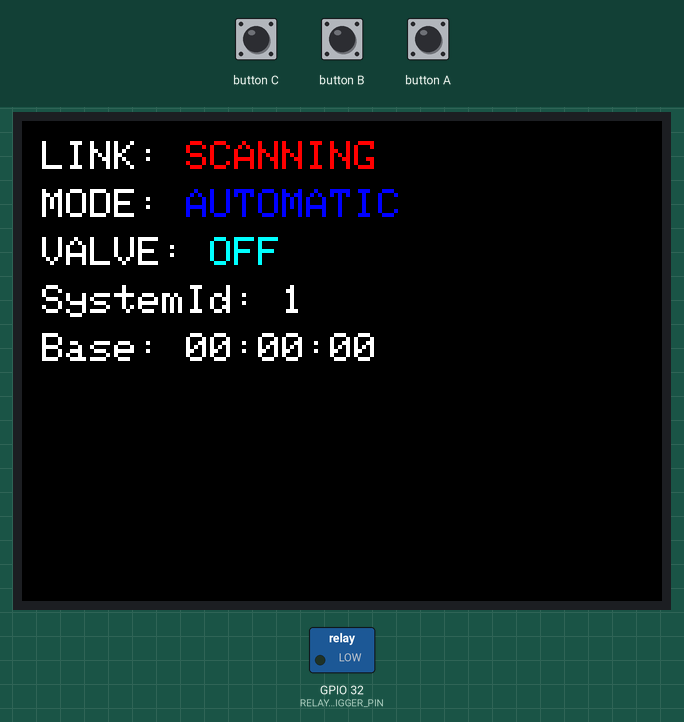
This sketch was run on a simulated ESP32. Parts: 320×240 colour display, switched loads named in the sketch (green lamp = pin HIGH). The inputs (shaded band) are chosen by the test bench. EEPROM starts erased; what the sketch prints to the serial monitor is not drawn.

Above: at 1.6 s.
1.7 s: button A pressed for 0.15 s
At 2.5 s:
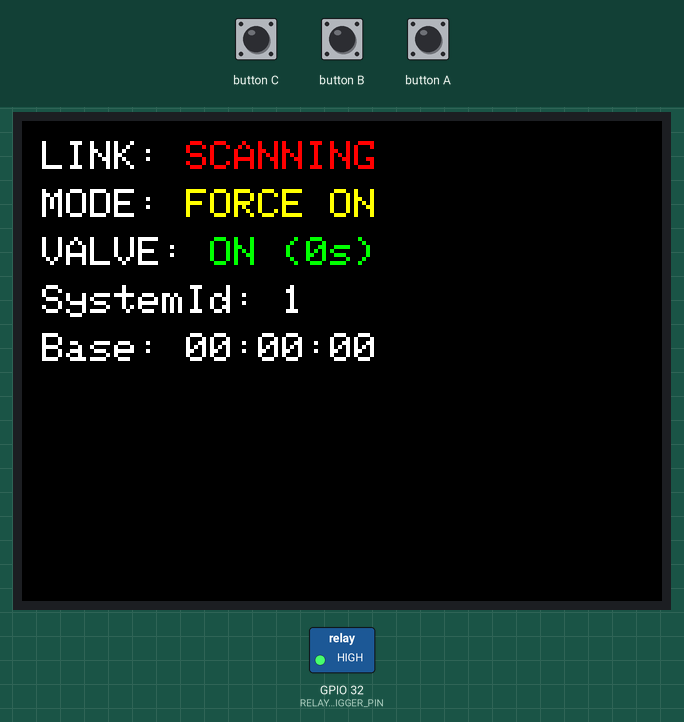
4.8 s: button A pressed for 1 s
At 5.4 s:
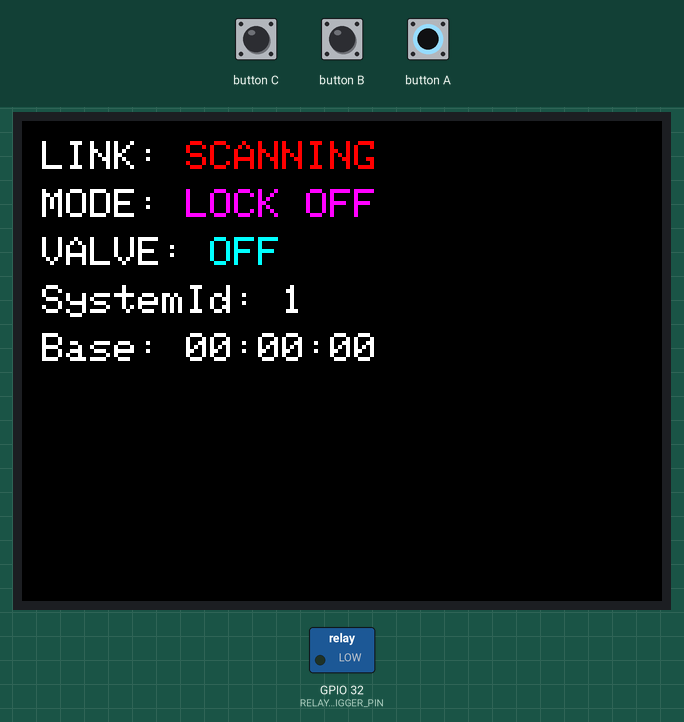
7.3 s: button B pressed for 0.15 s
8.9 s: button B pressed for 1 s
11.4 s: button A pulsed LOW 2 times (0.12 s each, 0.3 s apart)
At 13.4 s:
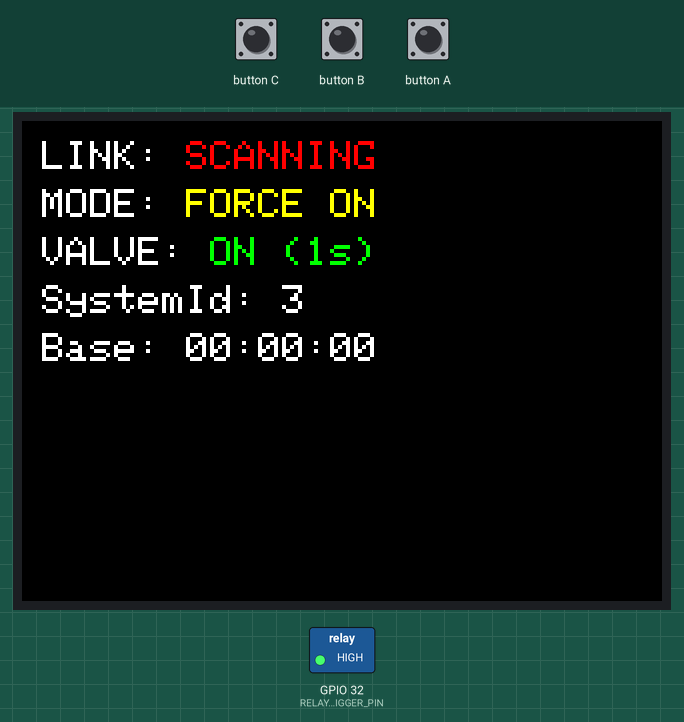
15.0 s: button A pressed for 3.2 s
At 15.6 s:
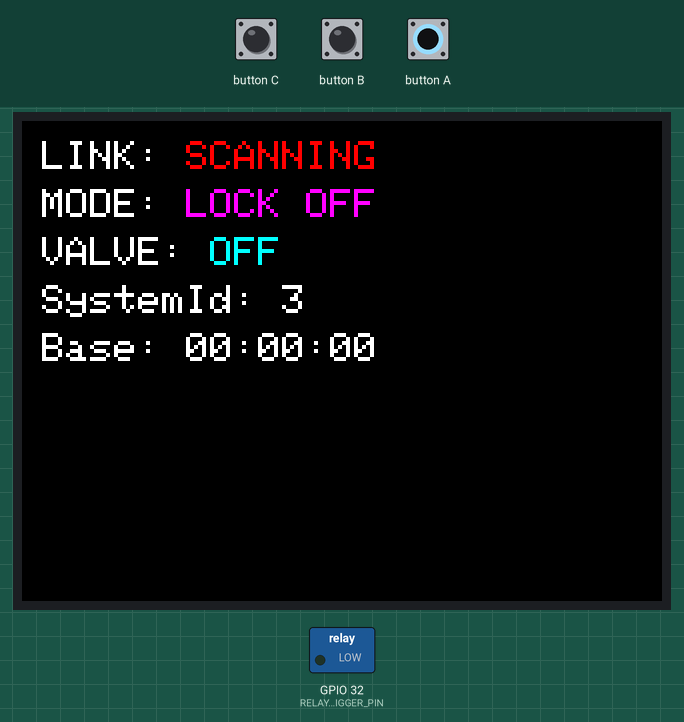
Timing chart, 0 to 18.0 s (numbered marks = the images above; inputs shaded):
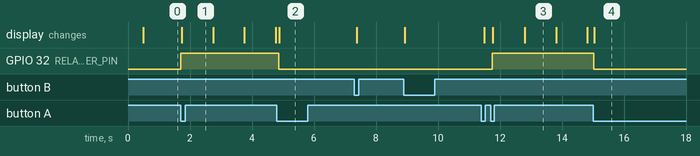

Measured:
- after the input at 1.7 s, GPIO 32 (RELAY_TRIGGER_PIN): LOW → HIGH at once; the display: changes at once (image 1)
- after the input at 4.8 s, GPIO 32 (RELAY_TRIGGER_PIN): HIGH → LOW after 0.06 s; the display: changes after 0.08 s (image 2)
- after the input at 11.4 s, GPIO 32 (RELAY_TRIGGER_PIN): LOW → HIGH after 0.36 s; the display: first changes after 0.09 s (image 3 shows a later state)
- after the input at 15.0 s, GPIO 32 (RELAY_TRIGGER_PIN): HIGH → LOW at once

The sketch:

m5Stack.ino
```cpp
#include <M5Unified.h>
#include <WiFi.h>
#include <esp_now.h>
#include <esp_wifi.h>
#include <Preferences.h>

const int RELAY_TRIGGER_PIN = 32;

// --- System State Profiles ---
bool isRelayOn = false;
bool isMasterConnected = false;
uint32_t lastHeartbeatReceived = 0;

// --- TWO DISTINCT SAFETIES ---
const uint32_t VISUAL_DISCONNECT_ALERT_MS = 5000;   // Alert on screen after 5 seconds of silence
const uint32_t VALVE_SHUTDOWN_TIMEOUT_MS = 60000;   // Force valve closed after 1 minute of silence

// Channel Hopping Sweep Tracking Parameters
uint8_t currentTestChannel = 1;
uint32_t lastChannelHopTime = 0;
const uint32_t HOP_WINDOW_MS = 200;

// Runtime Tracking Counters
uint32_t valveOpenStartTime = 0;
uint32_t totalElapsedTimeSeconds = 0;

// Override State Registers: 0=AUTO, 1=FORCED_ON, 2=FORCED_OFF
uint8_t stickLocalOverrideMode = 0;
uint8_t incomingMasterCommandState = 0;
uint8_t controllerMacAddress[6] = {0};

uint8_t mySystemId = 1;

struct __attribute__((packed)) PoolControlPacket {
    uint8_t system_id; // 1-8 - for distingushing multiple pairs
    uint8_t reserved_1;
    uint16_t reserved_2;
    uint8_t reserved_3;
    uint8_t master_command_state; // Master: 0=OFF, 1=FILL, 2=WELL_REST
    uint8_t stick_override_state; // Stick Feedback: 0=AUTO, 1=FORCED_ON, 2=FORCED_OFF
    uint8_t active_channel;
    uint32_t heartbeat_tick;
};

// --- INTERCEPT PACKETS DROPPING FROM M5TOUGH (v3.x Core Signature) ---
void onDataReceive(const esp_now_recv_info_t* recvInfo, const uint8_t* data, int len) {
    if (len < (int)sizeof(PoolControlPacket)) return;
    PoolControlPacket* packet = (PoolControlPacket*)data;

    if (packet->system_id != mySystemId) return;

    uint8_t master_true_channel = packet->active_channel;

    // FIXED: If we catch a bleed frame while scanning an incorrect channel,
    // re-tune the radio core instantly, but DO NOT exit. Let the code fall through
    // to lock the connection flags and commit Channel 1 to your flash memory immediately!
    if (!isMasterConnected && (currentTestChannel != master_true_channel)) {
        Serial.printf("[NET SCAN] Bleed caught on Ch %d. Snapping to true Channel %d...\n", currentTestChannel, master_true_channel);
        currentTestChannel = master_true_channel;
        esp_wifi_set_channel(currentTestChannel, WIFI_SECOND_CHAN_NONE);
    }

    // Core state connection locking routines
    if (!isMasterConnected) {
        isMasterConnected = true;

        Preferences prefs;
        prefs.begin("stick_cfg", false);
        prefs.putInt("saved_chan", currentTestChannel);
        prefs.end();

        Serial.printf("[NET LOCK] Authentic connection locked to Channel %d. Configuration saved.\n", currentTestChannel);
    }

    const uint8_t* tough_mac = recvInfo->src_addr;
    memcpy(controllerMacAddress, tough_mac, 6);

    // Always feed your safety watchdogs on every valid frame arrival
    lastHeartbeatReceived = millis();
    incomingMasterCommandState = packet->master_command_state;

    // Send bidirectional confirmation payload reply back to your M5Tough
    PoolControlPacket confirmation_reply;
    confirmation_reply.system_id = mySystemId;
    confirmation_reply.master_command_state = incomingMasterCommandState;
    confirmation_reply.stick_override_state = stickLocalOverrideMode;
    confirmation_reply.active_channel = currentTestChannel;
    confirmation_reply.heartbeat_tick = packet->heartbeat_tick;

    esp_now_send(recvInfo->src_addr, (uint8_t*)&confirmation_reply, sizeof(confirmation_reply));
}

void setup() {
    auto cfg = M5.config();
    M5.begin(cfg);
    M5.Power.setExtOutput(true);

    M5.Lcd.setRotation(1);
    M5.Lcd.setTextSize(2);
    M5.Lcd.fillScreen(TFT_BLACK);

    Serial.begin(115200);
    delay(200);
    Serial.println(F("\n=== M5STICK RECEIVER WITH FIXED CHANNEL MEMORY ==="));

    pinMode(RELAY_TRIGGER_PIN, OUTPUT);
    digitalWrite(RELAY_TRIGGER_PIN, LOW);

    // 1. Initialize the base station radio framework layout
    WiFi.mode(WIFI_STA);
    delay(20);

    // 2. Read your last successful locked channel parameter out of flash memory
    Preferences prefs;
    prefs.begin("stick_cfg", true);
    currentTestChannel = prefs.getInt("saved_chan", 1);
    mySystemId = prefs.getInt("system_id", 1);
    prefs.end();

    Serial.printf("[BOOT] Loaded last valid channel out of flash memory: Channel %d\n", currentTestChannel);

    // 3. Initialize the ESP-NOW core listening stack FIRST
    if (esp_now_init() == ESP_OK) {
        Serial.println(F("[NET] ESP-NOW core ready. Locking communication callback handles..."));
        esp_now_register_recv_cb(onDataReceive);
        lastChannelHopTime = millis();

        // 4. FIXED: Lock your physical transceiver channel AFTER the core engine boots up!
        // This stops esp_now_init() from wiping your flash memory setting.
        esp_wifi_set_channel(currentTestChannel, WIFI_SECOND_CHAN_NONE);
        Serial.printf("[NET] Physical transceiver core locked cleanly onto Channel %d\n", currentTestChannel);
    } else {
        Serial.println(F("[CRITICAL ERROR] Failed to initialize ESP-NOW layer!"));
    }
}

void loop() {
    M5.update();
    uint32_t nowTime = millis();

    if (M5.BtnB.wasPressed()) {
        mySystemId += 1;
        if (mySystemId > 8)
            mySystemId = 1;

        Preferences prefs;
        prefs.begin("stick_cfg", false); // Open in Write mode
        prefs.putInt("system_id", mySystemId);
        prefs.end();
    }

    if (M5.BtnA.wasPressed()) {
        stickLocalOverrideMode += 1;
        if (stickLocalOverrideMode > 2)
            stickLocalOverrideMode = 0;
    }

    // --- FREQUENCY CHANNEL-HOPPING SCANNER ENGINE ---
    if (!isMasterConnected) {
        if (nowTime - lastChannelHopTime >= HOP_WINDOW_MS) {
            lastChannelHopTime = nowTime;
            currentTestChannel++;
            if (currentTestChannel > 11) currentTestChannel = 1;
            esp_wifi_set_channel(currentTestChannel, WIFI_SECOND_CHAN_NONE);
        }
    }

    // =====================================================================
    // SEPARATED SAFETIES WATCHDOG TIMEOUTS
    // =====================================================================
    // Watchdog 1: 5-second drop switches screen display alert back to scanning mode
    if (isMasterConnected && (nowTime - lastHeartbeatReceived > VISUAL_DISCONNECT_ALERT_MS)) {
        isMasterConnected = false;
        lastChannelHopTime = nowTime;
    }

    // Watchdog 2: 1-minute drop acts as a hard cutoff, forcing the physical valve shut
    bool connection_is_severed_completely = (nowTime - lastHeartbeatReceived > VALVE_SHUTDOWN_TIMEOUT_MS);
    if (connection_is_severed_completely) {
        incomingMasterCommandState = 0; // Clear master directives
    }

    // Determine target relay state
    bool target_relay_wire = false;

    if (stickLocalOverrideMode == 0) {
        target_relay_wire = (incomingMasterCommandState == 1);
    } else if (stickLocalOverrideMode == 1) {
        target_relay_wire = true; // Manual Force On override active
    } else if (stickLocalOverrideMode == 2) {
        target_relay_wire = false; // Manual Lock Off override active
    }

    // Apply safety cutoff overrides
    if (connection_is_severed_completely && stickLocalOverrideMode == 0) {
        target_relay_wire = false; // Force closed on communication loss if running in AUTO
    }

    // Commit changes to the physical valve pin
    if (target_relay_wire != isRelayOn) {
        isRelayOn = target_relay_wire;
        digitalWrite(RELAY_TRIGGER_PIN, isRelayOn ? HIGH : LOW);
        valveOpenStartTime = isRelayOn ? nowTime : 0;
    }

    // Runtime clocks
    if (isRelayOn && valveOpenStartTime > 0) {
        totalElapsedTimeSeconds = (nowTime - valveOpenStartTime) / 1000;
    } else {
        totalElapsedTimeSeconds = 0;
    }

    // =====================================================================
    // REFRESH STICK HUD DISPLAY GRAPHICS
    // =====================================================================
    M5.Lcd.setCursor(10, 10);
    M5.Lcd.setTextColor(TFT_WHITE, TFT_BLACK);
    M5.Lcd.print("LINK: ");
    if (isMasterConnected) {
        M5.Lcd.setTextColor(TFT_GREEN, TFT_BLACK);
        M5.Lcd.printf("CH %d     \n", currentTestChannel);
    } else {
        M5.Lcd.setTextColor(TFT_RED, TFT_BLACK);
        M5.Lcd.print("SCANNING  \n");
    }

    M5.Lcd.setCursor(10, 34);
    M5.Lcd.setTextColor(TFT_WHITE, TFT_BLACK);
    M5.Lcd.print("MODE: ");
    if (stickLocalOverrideMode == 0) {
        M5.Lcd.setTextColor(TFT_BLUE, TFT_BLACK); M5.Lcd.print("AUTOMATIC\n");
    } else if (stickLocalOverrideMode == 1) {
        M5.Lcd.setTextColor(TFT_YELLOW, TFT_BLACK); M5.Lcd.print("FORCE ON \n");
    } else {
        M5.Lcd.setTextColor(TFT_MAGENTA, TFT_BLACK); M5.Lcd.print("LOCK OFF \n");
    }

    M5.Lcd.setCursor(10, 58);
    M5.Lcd.setTextColor(TFT_WHITE, TFT_BLACK);
    M5.Lcd.print("VALVE: ");
    if (isRelayOn) {
        M5.Lcd.setTextColor(TFT_GREEN, TFT_BLACK);
        M5.Lcd.printf("ON (%ds)    \n", totalElapsedTimeSeconds);
    } else {
        if (incomingMasterCommandState == 2 && stickLocalOverrideMode == 0) {
            M5.Lcd.setTextColor(TFT_ORANGE, TFT_BLACK);
            M5.Lcd.printf("RESTING\n");
        } else {
            M5.Lcd.setTextColor(TFT_CYAN, TFT_BLACK);
            M5.Lcd.print("OFF        \n");
        }
    }
    M5.Lcd.setCursor(10, 82);
    M5.Lcd.setTextColor(TFT_WHITE, TFT_BLACK);
    M5.Lcd.printf("SystemId: %d", mySystemId);

    M5.Lcd.setCursor(10, 106);
    M5.Lcd.setTextColor(TFT_WHITE, TFT_BLACK);
    M5.Lcd.printf("Base: %02X:%02X:%02X\n", controllerMacAddress[3], controllerMacAddress[4], controllerMacAddress[5]);

    delay(30);
}
```
